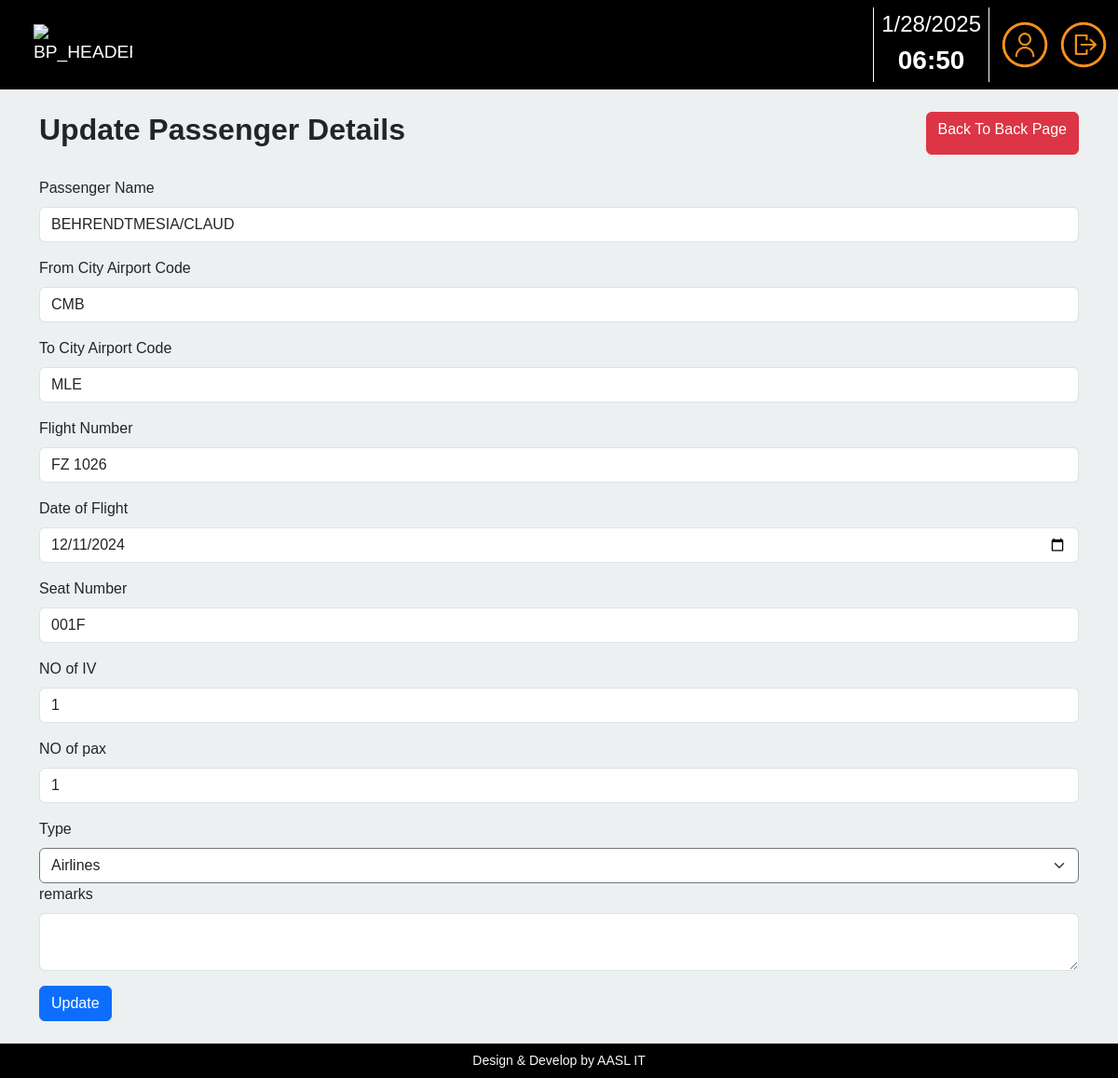
/update_from_day_airlines.php?id=1, run on the app's committed database.
### tables this page shows
CREATE TABLE `passengerdetails` (
  `id` int(11) NOT NULL,
  `passenger_name` varchar(100) NOT NULL,
  `from_city_code` varchar(10) NOT NULL,
  `to_city_code` varchar(10) NOT NULL,
  `flight_number` varchar(20) NOT NULL,
  `date_of_flight` date NOT NULL,
  `seat_number` varchar(10) NOT NULL,
  `airline_numeric_code` varchar(10) NOT NULL,
  `card_number` varchar(50) DEFAULT NULL,
  `captured_time` varchar(20) NOT NULL,
  `captured_date` date DEFAULT NULL,
  `no_of_iv` int(11) NOT NULL DEFAULT 1,
  `no_of_pax` int(11) NOT NULL DEFAULT 1,
  `remarks` varchar(1250) NOT NULL,
  `entered_by` varchar(50) NOT NULL,
  `updated_by` varchar(50) NOT NULL,
  `update_time` varchar(50) NOT NULL
);

### update_from_day_airlines.php (the view, shortened to what this page needs)
<?php
include 'db_conn.php';
$conn = new mysqli($servername, $username, $password, $dbname);
$row = null;
if (isset($_GET['id'])) {
    $id = $_GET['id'];
    $sql = "SELECT * FROM passengerdetails WHERE id='$id'";
    $result = $conn->query($sql);
    if ($result->num_rows > 0) {
        $row = $result->fetch_assoc();
    } else {
        echo "No record found";
    }
}
?>
<!DOCTYPE html>
<html lang="en">
<head>
    <link href="./bootstrap_icons/font/bootstrap-icons.css" rel="stylesheet">
    <link rel="stylesheet" href="./bootstrap/css/bootstrap.min.css">
    <link rel="stylesheet" href="./DataTables/datatables.min.css">
</head>
<body>
    <div class="page">
        <div class="header">
            <?php include './assets/navi.php'; ?>
        </div>
        <main class="content">
            <div class="container">
                <div class="form-container">
                <br>
                    <div style="display: flex; justify-content: space-between">
                        <h2><b>Update Passenger Details</b></h2>
                        <a href="main-menu.html" onclick="history.back(); return false;" class="btn btn-danger" aria-label="Go back to back page">
                            Back To Back Page
                        </a>
                    </div>
                    <br>                    <?php if ($row): ?>
                        <form action="" method="post">
                            <div class="mb-3">
                                <label for="passenger_name" class="form-label">Passenger Name</label>
                                <input type="text" class="form-control" id="passenger_name" name="passenger_name" value="<?php echo $row['passenger_name']; ?>" required>
                            </div>
                            <div class="mb-3">
                                <label for="from_city_code" class="form-label">From City Airport Code</label>
                                <input type="text" class="form-control" id="from_city_code" name="from_city_code" value="<?php echo $row['from_city_code']; ?>" required>
                            </div>
                            <div class="mb-3">
                                <label for="to_city_code" class="form-label">To City Airport Code</label>
                                <input type="text" class="form-control" id="to_city_code" name="to_city_code" value="<?php echo $row['to_city_code']; ?>" required>
                            </div>
                            <div class="mb-3">
                                <label for="flight_number" class="form-label">Flight Number</label>
                                <input type="text" class="form-control" id="flight_number" name="flight_number" value="<?php echo $row['flight_number']; ?>" required>
                            </div>
                            <div class="mb-3">
                                <label for="date_of_flight" class="form-label">Date of Flight</label>
                                <input type="date" class="form-control" id="date_of_flight" name="date_of_flight" value="<?php echo $row['date_of_flight']; ?>" required>
                            </div>
                            <div class="mb-3">
                                <label for="seat_number" class="form-label">Seat Number</label>
                                <input type="text" class="form-control" id="seat_number" name="seat_number" value="<?php echo $row['seat_number']; ?>" required>
                            </div>
                            <div class="mb-3">
                                <label for="no_of_iv" class="form-label">NO of IV</label>
                                <input type="text" class="form-control" id="no_of_iv" name="no_of_iv" value="<?php echo $row['no_of_iv']; ?>" required>
                            </div>
                            <div class="mb-3">
                                <label for="no_of_pax" class="form-label">NO of pax</label>
                                <input type="text" class="form-control" id="no_of_pax" name="no_of_pax" value="<?php echo $row['no_of_pax']; ?>" required>
                            </div>
                            <div class="mb-3">
                                <label for="type" class="form-label">Type</label>
                                <select class="form-select border border-secondary" name="vcard_d" id="vcard_d">
                                    <option value="<?php echo $row['card_number']; ?>" selected><?php echo $row['card_number']; ?></option>
                                </select>
                                <div class="mb-3">
                                    <label for="remarks" class="form-label">remarks</label>
                                    <textarea class="form-control" id="remarks" name="remarks"><?php echo htmlspecialchars($row['remarks']); ?></textarea>
                                </div>
                            </div>
                            <button type="submit" name="update" class="btn btn-primary">Update</button>
                        </form>
                    <?php else: ?>
                        <p>No record found to update.</p>
                    <?php endif; ?>
                </div>
            </div>
        </main>
        <br>
        <footer class="footer">
            <?php include './assets/footer.php'; ?>
        </footer>
    </div>
</body>
</html>

### update_from_day_airlines.php (style rules this page uses)
html, body { background: #ECF0F1; height: 100%; margin: 0; padding: 0; font-family: 'Acumin Variable Concept', sans-serif; overflow-y: hidden; }
.page { display: flex; flex-direction: column; height: 100vh; position: relative; overflow-y: auto; }
.content { flex: 1; display: flex; flex-direction: column; align-items: center; justify-content: center; }

### assets/footer.php (style rules this page uses)
.footer { background: #000; font-family: 'Acumin Variable Concept', sans-serif; font-weight: lighter; font-size: 14px; }

### data on the page
passengerdetails: passenger_name "BEHRENDTMESIA/CLAUD", from_city_code "CMB", to_city_code "MLE", flight_number "FZ 1026", date_of_flight "12/11/2024", seat_number "001F", no_of_iv "1", no_of_pax "1", vcard_d "Airlines"
